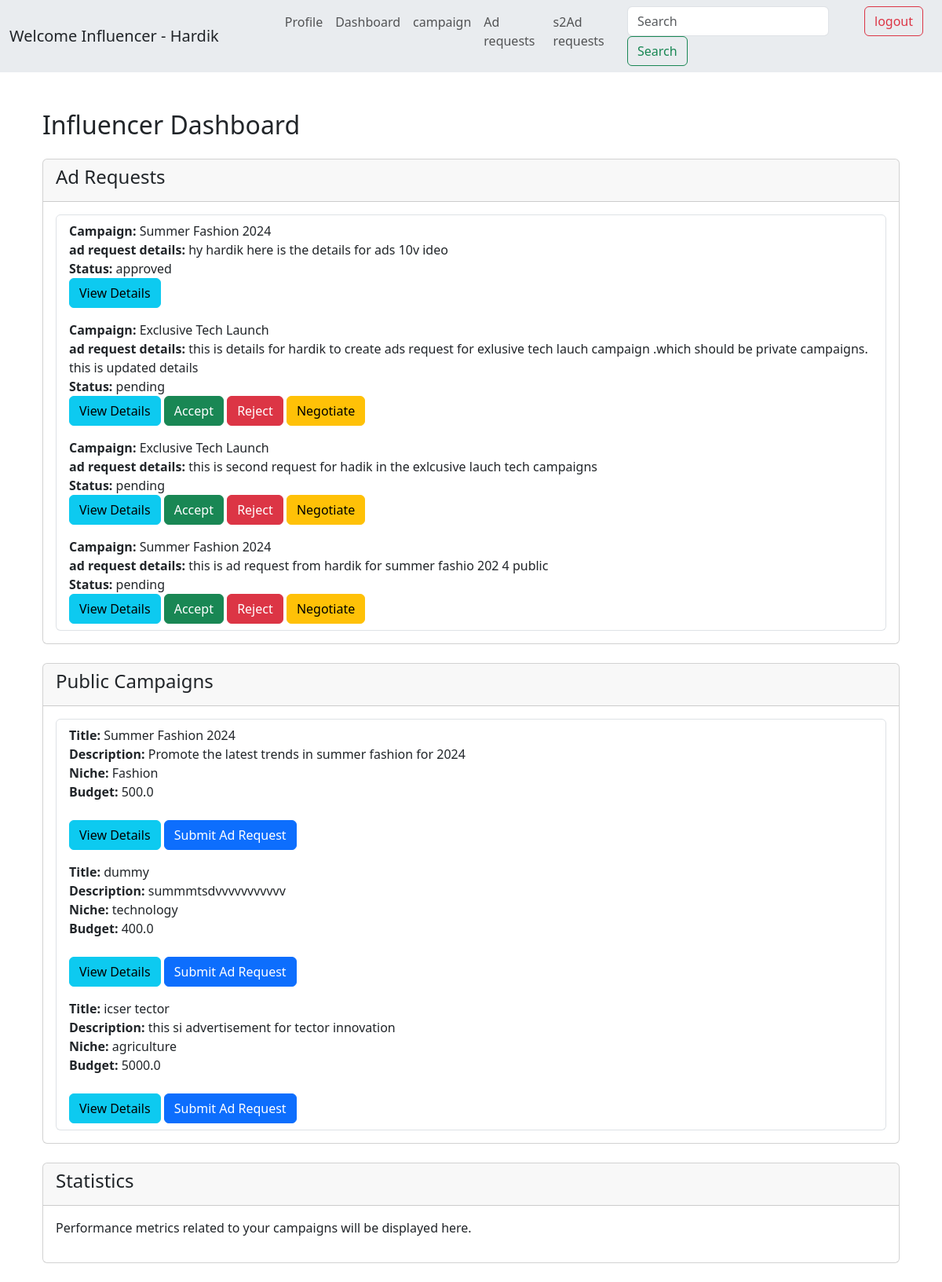
The page /influencer_dash (signed in) on the database its author committed.
### models.py (models this page shows, shortened)
class User(db.Model):
    __tablename__ = 'users'
    id = db.Column(db.Integer, autoincrement=True,primary_key=True)
    username = db.Column(db.String(100), unique=True, nullable=False)
    email = db.Column(db.String(100), unique=True, nullable=False)
    password = db.Column(db.String(200), nullable=False)
    role = db.Column(db.String(50), nullable=False)  # 'admin', 'sponsor', 'influencer'
    flagged = db.Column(db.Boolean, default=False)
    unflag_request = db.Column(db.String(500), nullable=False)                   # to uflag mesg
    company_name = db.Column(db.String(100), nullable=True)
    industry = db.Column(db.String(100), nullable=True)
    budget = db.Column(db.Float, nullable=True)
    category = db.Column(db.String(100), nullable=True)
    niche = db.Column(db.String(100), nullable=True)
    reach = db.Column(db.Integer, nullable=True)

class AdRequest(db.Model):
    __tablename__ = 'ad_requests'
    id = db.Column(db.Integer, primary_key=True)
    campaign_id = db.Column(db.Integer, db.ForeignKey('campaigns.id'), nullable=False)
    influencer_id = db.Column(db.Integer, db.ForeignKey('users.id'), nullable=False)
    sponsor_id = db.Column(db.Integer, db.ForeignKey('users.id'), nullable=False)
    details = db.Column(db.Text, nullable=True)
    ads_required = db.Column(db.Integer, nullable=False, default=1)
    ads_completed = db.Column(db.Integer, nullable=False, default=0)
    payment_amount = db.Column(db.Float, nullable=False)
    status = db.Column(db.String(50), nullable=False, default='pending')  # pending, approved, rejected, accepted, completed
    updated_at = db.Column(db.DateTime, default=datetime.utcnow, onupdate=datetime.utcnow)
    campaign = db.relationship('Campaign', back_populates='ad_requests')
    influencer = db.relationship('User', foreign_keys=[influencer_id])
    sponsor = db.relationship('User', foreign_keys=[sponsor_id])

class Campaign(db.Model):
    __tablename__ = 'campaigns'
    id = db.Column(db.Integer, primary_key=True)
    title = db.Column(db.String(200), nullable=False)
    description = db.Column(db.String(400), nullable=False)
    niche = db.Column(db.String(100), nullable=False)
    start_date = db.Column(db.Date, nullable=False)
    end_date = db.Column(db.Date, nullable=False)
    budget = db.Column(db.Float, nullable=False)
    visibility = db.Column(db.String(50), nullable=False)
    status = db.Column(db.String(50), nullable=False, default='ongoing')
    goals = db.Column(db.Text, nullable=True)
    sponsor_id = db.Column(db.Integer, db.ForeignKey('users.id'), nullable=False)
    is_flagged = db.Column(db.Boolean, default=False)
    sponsor = db.relationship('User', backref=db.backref('campaigns', lazy=True))
    ad_requests = db.relationship('AdRequest', back_populates='campaign', lazy=True)

### main.py (the view)
@app.route('/influencer_dash')
def influencer_dash():
    if 'user_id' not in session or session['user_role'] != 'influencer':
        flash('You need to be logged in as an influencer .', 'danger')
        return redirect(url_for('login'))
    influencer = User.query.get(session['user_id'])
    ad_requests = AdRequest.query.filter_by(influencer_id=influencer.id).all()
    public_campaigns = Campaign.query.filter_by(visibility='public').all()
    return render_template('/influencer/influencer_dash.html', influencer=influencer, ad_requests=ad_requests, public_campaigns=public_campaigns)

### main.py (called while the page is built)
@app.context_processor
def inject_user():
    if 'user_id' in session:
        user = User.query.get(session['user_id'])
    else:
        user = None
    return dict(current_user=user)

### templates/influencer/influencer_dash.html (shortened to what this page needs)
{% extends "base.html" %}
{% block content %}
<div class="container mt-5">
    <h2 class="mb-4">Influencer Dashboard</h2>
    <div class="card mb-4">
        <div class="card-header">
            <h4>Ad Requests</h4>
        </div>
        <div class="card-body">
            {% if ad_requests %}
                <ul class="list-group">
                    {% for ad_request in ad_requests %}
                        <li class="list-group-item">
                            <strong>Campaign:</strong> {{ ad_request.campaign.title }}<br>
                            <strong> ad request details:</strong> {{ ad_request.details}}<br>
                            <strong>Status:</strong> {{ ad_request.status }}<br>
                            <a href="{{ url_for('view_ad_request', ad_request_id=ad_request.id) }}" class="btn btn-info">View Details</a>
                            {% if ad_request.status == 'pending' %}
                                <a href="{{ url_for('accept_ad_request', ad_request_id=ad_request.id) }}" class="btn btn-success">Accept</a>
                                <a href="{{ url_for('reject_ad_request', ad_request_id=ad_request.id) }}" class="btn btn-danger">Reject</a>
                                <a href="{{ url_for('negotiate_ad_request', ad_request_id=ad_request.id) }}" class="btn btn-warning">Negotiate</a>
                            {% endif %}
                        </li>
                    {% endfor %}
                </ul>
            {% else %}
                <p>No ad requests at the moment.</p>
            {% endif %}
        </div>
    </div>
    <div class="card mb-4">
        <div class="card-header">
            <h4>Public Campaigns</h4>
        </div>
        <div class="card-body">
            {% if public_campaigns %}
                <ul class="list-group">
                    {% for campaign in public_campaigns %}
                        <li class="list-group-item">
                            <strong>Title:</strong> {{ campaign.title }}<br>
                            <strong>Description:</strong> {{ campaign.description }}<br>
                            <strong>Niche:</strong> {{ campaign.niche }}<br>
                            <strong>Budget:</strong> {{ campaign.budget }}<br><br>
                            <button type="button" class="btn btn-info" data-bs-toggle="modal" data-bs-target="#viewCampaignModal" data-campaign-id="{{ campaign.id }}">View Details</button>
                            <button type="button" class="btn btn-primary" data-bs-toggle="modal" data-bs-target="#submitAdRequestModal" data-campaign-id="{{ campaign.id }}">Submit Ad Request</button>
                        </li>
                    {% endfor %}
                </ul>
            {% else %}
                <p>No public campaigns available at the moment.</p>
            {% endif %}
        </div>
    </div>
    <div class="card mb-4">
        <div class="card-header">
            <h4>Statistics</h4>
        </div>
        <div class="card-body">
            <p>Performance metrics related to your campaigns will be displayed here.</p>
        </div>
    </div>
</div>
{% endblock %}

### templates/base.html (shortened to what this page needs)
<!DOCTYPE html>
<html lang="en">
<head>
    <link rel="stylesheet" href="https://maxcdn.bootstrapcdn.com/bootstrap/4.0.0/css/bootstrap.min.css">
    <link href="https://cdn.jsdelivr.net/npm/bootstrap@5.3.3/dist/css/bootstrap.min.css" rel="stylesheet">
</head>
<body>
  <nav class="navbar navbar-expand-lg bg-body-secondary">
    <div class="container-fluid">
      <a class="navbar-brand">
        {% if 'user_id' in session %}
                Welcome {{ session['user_role'].capitalize() }} - {{ session['username'].capitalize() }}
            {% else %}
                Welcome to IESCP
            {% endif %}
      </a>
      <div class="collapse navbar-collapse" id="navbarNav">
        <div class="container-fluid">
          <ul class="navbar-nav ml-auto ms-5  ">
            {% if 'user_id' in session %}
                {% if session['user_role'] == 'sponsor' %}
                  {% if current_user.flagged %}
                      <li class="nav-item ml-auto me-auto"><a class="nav-link" href="{{ url_for('sponsor_profile') }}">Profile</a></li>
                  {% else %}
                      <li class="nav-item ml-auto me-auto"><a class="nav-link" href="{{ url_for('sponsor_profile') }}">Profile</a></li>
                      <li class="nav-item ml-auto me-auto"><a class="nav-link" href="{{ url_for('sponsor_dash') }}">Dashboard</a></li>
                      <li class="nav-item ml-auto me-auto"><a class="nav-link" href="{{ url_for('sponsor_campaigns') }}">Campaigns</a></li>
                      <li class="nav-item ml-auto me-auto"><a class="nav-link" href="{{ url_for('sponsor_influencer') }}">Influencer</a></li>
                      <li class="nav-item ml-auto me-auto"><a class="nav-link" href="{{ url_for('sponsor_ad_requests') }}">Ads Requests</a></li>
                  {% endif %}
                {% elif session['user_role'] == 'influencer' %}
                  {% if current_user.flagged %}
                      <li class="nav-item ml-auto me-auto"><a class="nav-link" href="{{ url_for('influencer_profile') }}">Profile</a></li>
                  {% else %}
                    <li class="nav-item ml-auto me-auto"><a class="nav-link" href="{{ url_for('influencer_profile') }}">Profile</a></li>
                    <li class="nav-item ml-auto me-auto"><a class="nav-link" href="{{ url_for('influencer_dash') }}">Dashboard</a></li>
                    <li class="nav-item ml-auto me-auto"><a class="nav-link" href="{{ url_for('search_public_campaigns') }}">campaign</a></li>
                    <li class="nav-item ml-auto me-auto"><a class="nav-link" href="{{ url_for('ad_requests') }}">Ad requests</a></li>
                    <li class="nav-item ml-auto me-auto"><a class="nav-link" href="{{ url_for('influencer_ad_requests') }}">s2Ad requests</a></li>
                  {% endif %}
                {% endif %}
                <li class="nav-item ml-auto">
                    <form class="form-inline my-2 my-lg-0" action="{{ url_for('homepage') }}" method="GET">
                        <input class="form-control mr-sm-2" type="search" placeholder="Search" aria-label="Search" name="query">
                        <button class="btn btn-outline-success my-3 my-sm-0" type="submit">Search</button>
                    </form>
                </li>
                <li class="nav-item ">
                   <a type="button " class="btn btn-outline-danger ms-3 " aria-current="page" href="{{ url_for('logout') }}" >logout</a>
                </li>
            {% else %}
                <li class="nav-item ms-auto">
                    <span class="navbar-text">
                        Welcome to Influencer Engagement and Sponsor Coordination Platform.
                    </span>
                </li>
            {% endif %}
          </ul>
        </div>
      </div>
    </div>
  </nav>
  <div class="container">
    {% block content %}     {% endblock %}
  </div>
</body>
</html>

### rows shown on the page
User: user_role "Influencer", username "Hardik"
AdRequest: campaign "Summer Fashion 2024", details "hy hardik here is the details for ads 10v ideo", status "approved"
AdRequest: campaign "Exclusive Tech Launch", details "this is details for hardik to create ads request for exlusive tech lauch campaign .which should be private campaigns. this is updated details", status "pending"
AdRequest: campaign "Exclusive Tech Launch", details "this is second request for hadik in the exlcusive lauch tech campaigns", status "pending"
AdRequest: campaign "Summer Fashion 2024", details "this is ad request from hardik for summer fashio 202 4 public", status "pending"
Campaign: title "Summer Fashion 2024", description "Promote the latest trends in summer fashion for 2024", niche "Fashion", budget "500.0"
Campaign: title "dummy", description "summmtsdvvvvvvvvvvv", niche "technology", budget "400.0"
Campaign: title "icser tector", description "this si advertisement for tector innovation", niche "agriculture", budget "5000.0"
